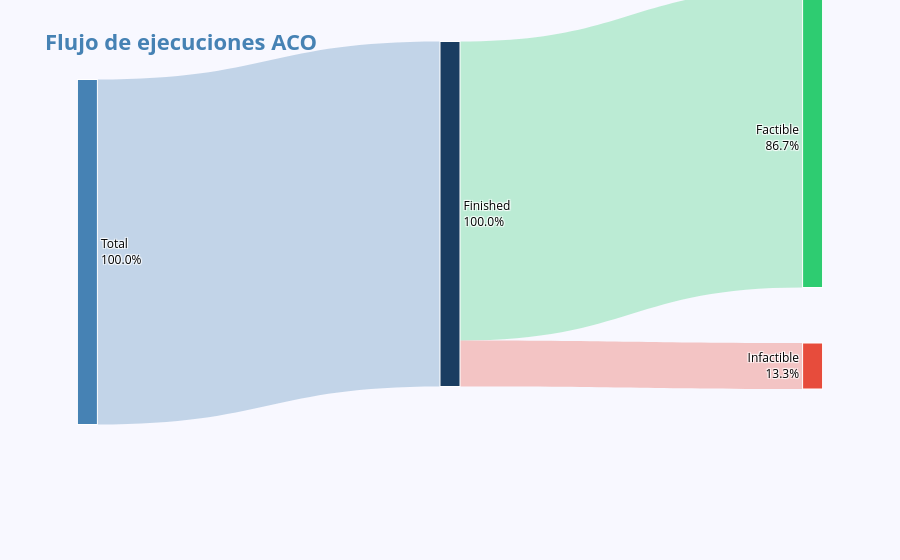

This figure's notebook cell:
### Code cell
def n(mask): return aco[mask].shape[0]

total               = aco.shape[0]
n_finished          = n(aco["status"] == "finished")
finished_feasible   = n((aco["status"] == "finished") & (aco["feasible"] == True))
finished_infeasible = n((aco["status"] == "finished") & (aco["feasible"] == False))

# ── Nodos: 0=Total, 1=Finished, 2=Factible, 3=Infactible
labels = ["Total", "Finished", "Factible", "Infactible"]
source = [0,          1,                1]
target = [1,          2,                3]
value  = [n_finished, finished_feasible, finished_infeasible]

pcts = [
    100,
    n_finished          / total * 100,
    finished_feasible   / total * 100,
    finished_infeasible / total * 100,
]

x = [0.01, 0.50, 0.99, 0.99]
y = [0.40, 0.30, 0.10, 0.70]
x = [.001 if v == 0 else .999 if v == 1 else v for v in x]
y = [.001 if v == 0 else .999 if v == 1 else v for v in y]

node_colors = [BLUE_PALETTE[3], BLUE_PALETTE[5], "#2ecc71", "#e74c3c"]

link_colors = [
    "rgba(70,130,180,0.3)",
    "rgba(46,204,113,0.3)",
    "rgba(231,76,60,0.3)",
]

fig = go.Figure(go.Sankey(
    textfont=dict(color="black", size=12),
    node=dict(
        pad=35, thickness=20,
        line=dict(color="white", width=1),
        label=[f"{name}<br>{pct:.1f}%" for name, pct in zip(labels, pcts)],
        x=x, y=y,
    ),
    link=dict(source=source, target=target, value=value, color=link_colors),
))

fig.update_layout(
    title="<span style='font-size:22px;color:steelblue;'><b>Flujo de ejecuciones ACO</b></span>",
    font=dict(size=12, color="white"),
    paper_bgcolor="#F8F8FF",
)
fig.update_traces(node_color=node_colors)
fig.write_image("figures/flujo_ejecuciones_aco.png")
fig.show()

### Figure 1 — Plotly figure (JSON) as saved in the notebook; plotly's stock layout.template omitted (floating-point values rounded to 4 significant figures)
{"data": [{"link": {"color": ["rgba(70,130,180,0.3)", "rgba(46,204,113,0.3)", "rgba(231,76,60,0.3)"], "source": [0, 1, 1], "target": [1, 2, 3], "value": [30, 26, 4]}, "node": {"color": ["#4682b4", "#1a3d61", "#2ecc71", "#e74c3c"], "label": ["Total<br>100.0%", "Finished<br>100.0%", "Factible<br>86.7%", "Infactible<br>13.3%"], "line": {"color": "white", "width": 1}, "pad": 35, "thickness": 20, "x": [0.01, 0.5, 0.99, 0.99], "y": [0.4, 0.3, 0.1, 0.7]}, "textfont": {"color": "black", "size": 12}, "type": "sankey"}], "layout": {"font": {"color": "white", "size": 12}, "paper_bgcolor": "#F8F8FF", "title": {"text": "<span style='font-size:22px;color:steelblue;'><b>Flujo de ejecuciones ACO</b></span>"}}}
